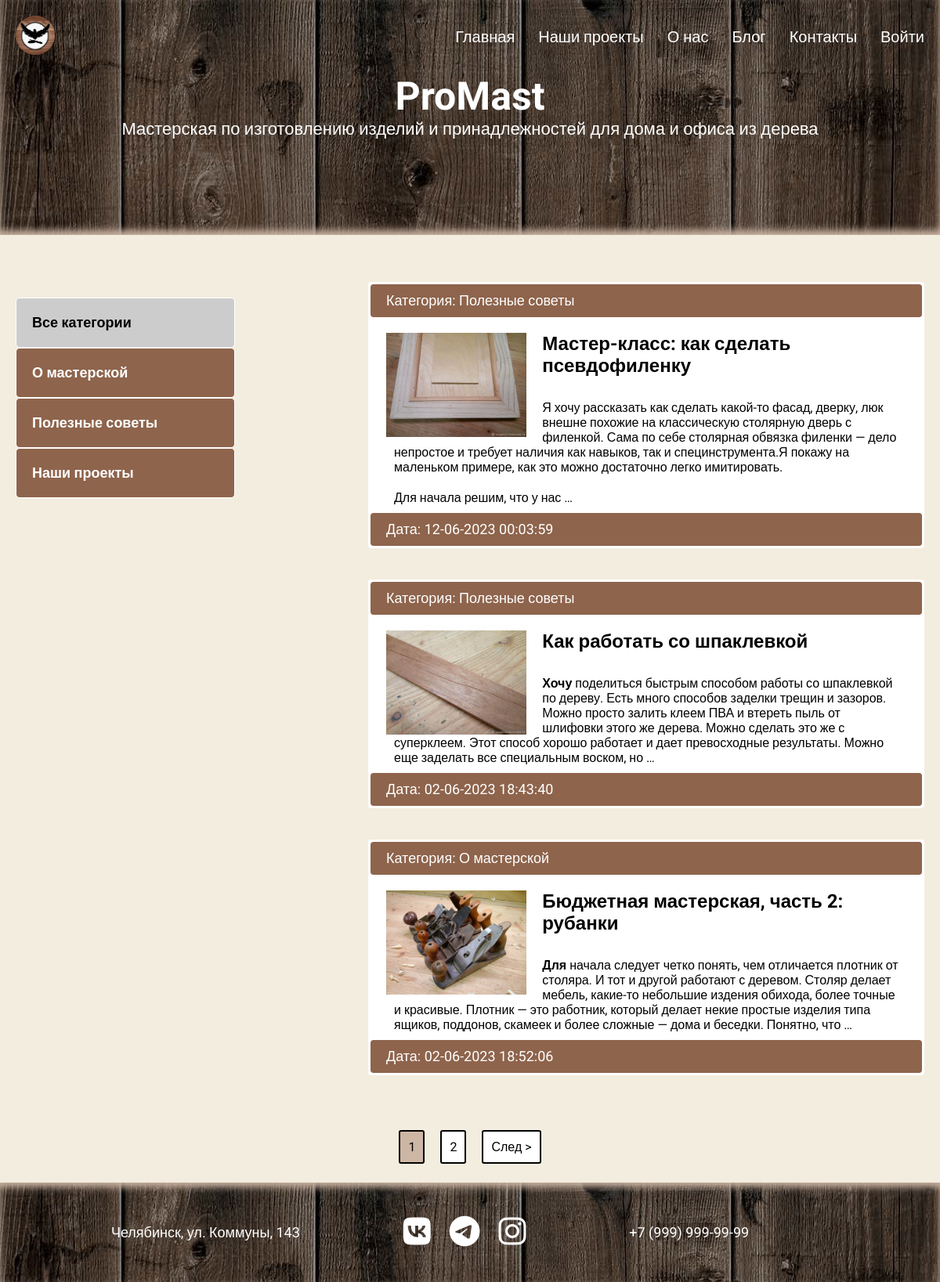
Before: /blog/ with the older database file.
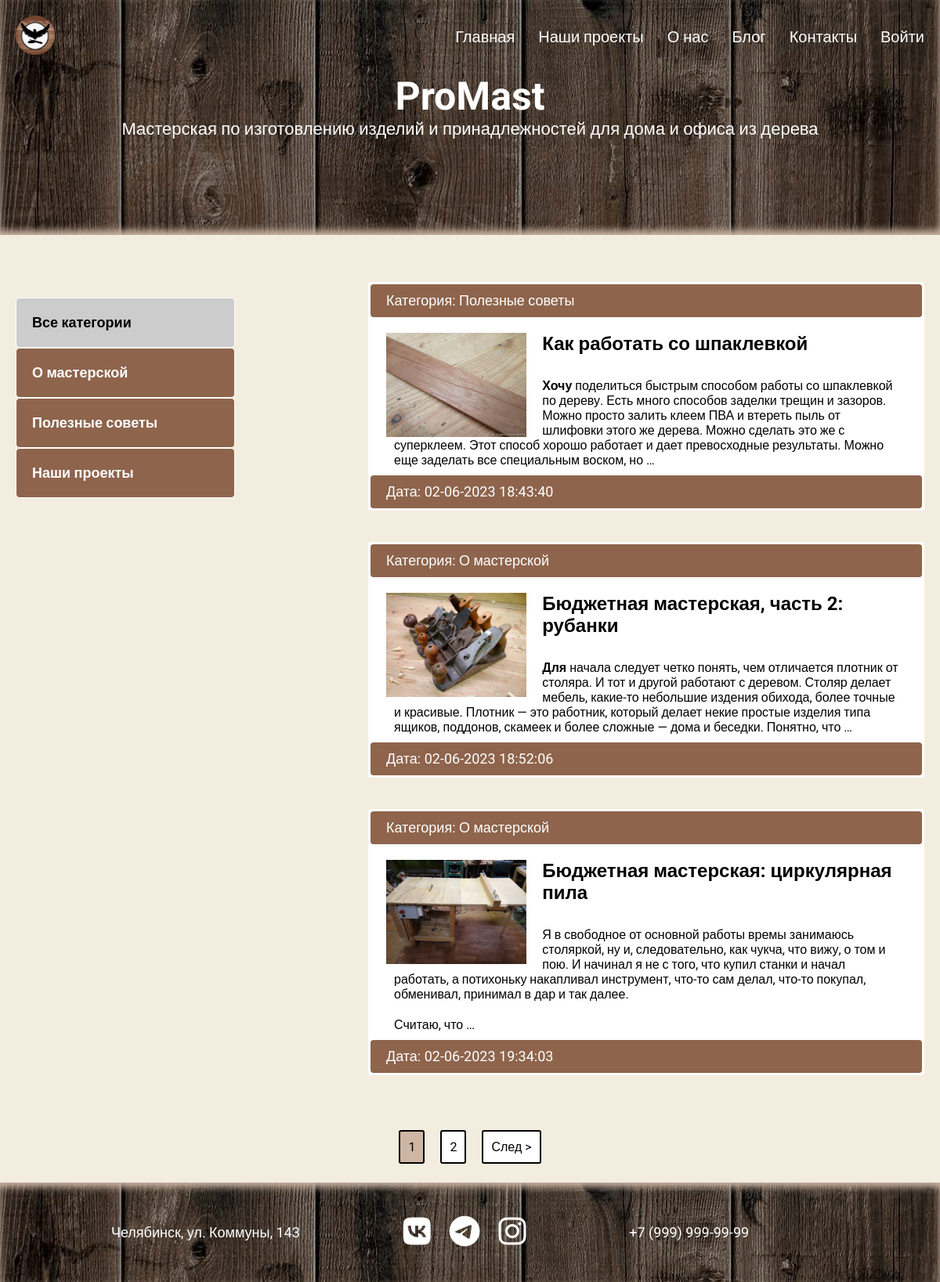
After: the same page with the newer database file.
### blog/models.py (models this page shows, shortened)
class Category(models.Model):
    name = models.CharField(max_length=255, verbose_name='Категория')
    slug = models.SlugField(max_length=255, unique=True, verbose_name='URL')
    def __str__(self):
        return self.name
    def get_absolute_url(self):
        return reverse('category', kwargs={'cat_slug': self.slug})
    class Meta:
        verbose_name = "Категорию"
        verbose_name_plural = "Категории"

class Blog(models.Model):
    title = models.CharField(max_length=255, verbose_name='Название')
    slug = models.SlugField(max_length=255, unique=True, verbose_name='URL')
    image = models.ImageField(upload_to='photos/%Y/%m/%d/', blank=True, verbose_name='Изображение')
    content = models.TextField(blank=True, verbose_name='Контент')
    time_created = models.DateTimeField(auto_now_add=True, verbose_name='Дата публикации')
    time_update = models.DateTimeField(auto_now=True, verbose_name='Дата обновления')
    is_published = models.BooleanField(default=True, verbose_name='Опубликовано')
    cat = models.ForeignKey('Category', on_delete=models.PROTECT, verbose_name='Категория')
    def get_absolute_url(self):
        return reverse('post', kwargs={'post_slug': self.slug})
    class Meta:
        verbose_name = "Новость"
        verbose_name_plural = "Новости"
        ordering = ['-time_created']

### blog/views.py (the view)
# urls.py: path('', views.blog_home, name='blog'),
def blog_home(request):
    posts = Blog.objects.filter(is_published=True).select_related('cat')
    custom_range, posts = paginate_blogs(request, posts, 3)
    context = {
        'posts': posts,
        'custom_range': custom_range,
        'cat_selected': 0,
    }
    return render(request, 'blog/blog.html', context)

### blog/templatetags/blog_tags.py (called while the page is built)
@register.inclusion_tag('blog/list_categories.html')
def show_categories(sort=None, cat_selected=0):
    if not sort:
        cats = Category.objects.all()
    else:
        cats = Category.objects.order_by(sort)
    return {'cats': cats, 'cat_selected': cat_selected}

### blog/utils.py (called while the page is built)
def paginate_blogs(request, blogs, results):
    page = request.GET.get('page', 1)
    paginator = Paginator(blogs, results, allow_empty_first_page=True)
    blogs = paginator.get_page(page)
    left_index = int(page) - 4
    if left_index < 1:
        left_index = 1
    right_index = int(page) + 5
    if right_index > paginator.num_pages:
        right_index = paginator.num_pages + 1
    custom_range = range(left_index, right_index)
    return custom_range, blogs

### blog/templates/blog/blog.html
{% extends 'portfolio/base.html' %}
{% load blog_tags %}
{% block content %}
<section class="blogs">
  <div class="container">
      <div class="content__blog">
          <div class="sidebar">
              <ul>
                  {% if cat_selected == 0 %}
                  <li class="selected">Все категории</li>
                  {% else %}
                  <li><a href="{% url 'blog' %}">Все категории</a></li>
                  {% endif %}
                  {% show_categories cat_selected=cat_selected %}
              </ul>
          </div>
          <div class="blogs_main">
              <ul>
                  {% for p in posts %}
                  <li>
                      <p class="first">Категория: {{ p.cat }}</p>
                      <div class="text_blog">
                          {% if p.image %}
                          <img src="{{ p.image.url }}" class="image_blog" alt="">
                          {% endif %}
                          <h2><a href="{{ p.get_absolute_url }}">{{ p.title }}</a></h2>
                          <p>{{ p.content|safe|truncatewords:50 }}</p>
                      </div>
                      <p class="date">Дата: {{ p.time_update|date:"d-m-Y H:i:s" }}</p>
                  </li>
                  {% endfor %}
              </ul>
          </div>
      </div>
  </div>
</section>
{% endblock %}

### blog/templates/blog/list_categories.html
{% for c in cats %}
  {% if c.pk == cat_selected %}
    <li class="selected">{{ c.name }}</li>
  {% else %}
    <li><a href="{{ c.get_absolute_url }}">{{ c.name }}</a></li>
  {% endif %}
{% endfor %}

Changed rows visible on the page:
no longer on this page (row edited): Blog: cat "Полезные советы", image (picture), title "Мастер-класс: как сделать псевдофиленку", content "Я хочу рассказать как сделать какой-то фасад, дверку, люк внешне похожие на классическую столярную дверь с филенкой. Сама по себе столярная обвязка филенки — дело непростое и требует наличия как навыков, так и специнструмента.Я покажу на маленьком примере, как это можно достаточно легко имитировать. Для начала решим, что у нас …", time_update "12-06-2023 00:03:59"
now on this page (row unchanged): Blog: cat "О мастерской", image (picture), title "Бюджетная мастерская: циркулярная пила", content "Я в свободное от основной работы времы занимаюсь столяркой, ну и, следовательно, как чукча, что вижу, о том и пою. И начинал я не с того, что купил станки и начал работать, а потихоньку накапливал инструмент, что-то сам делал, что-то покупал, обменивал, принимал в дар и так далее. Считаю, что …", time_update "02-06-2023 19:34:03"
